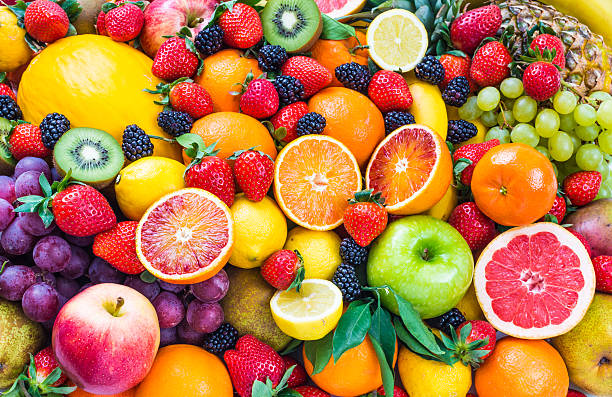
#> input picture Python/OpenCV/sample.jpg, 612 x 397 px
$ jupyter execute CV-DrawShape.ipynb
#> lines starting #> are read from the running program, lines starting #| are printed output that depends on the picture
[cell 1]
import cv2
import numpy as np

[cell 2]
img = cv2.imread('sample.jpg')
#> img is the input picture: shape (397, 612, 3); mean B, G, R 71.9, 123.5, 181.6

[cell 3]
img = np.zeros((512,512,3))

[cell 4]
cv2.rectangle(img,pt1=(100,100),pt2=(300,300),color=(125,120,40),thickness=1)
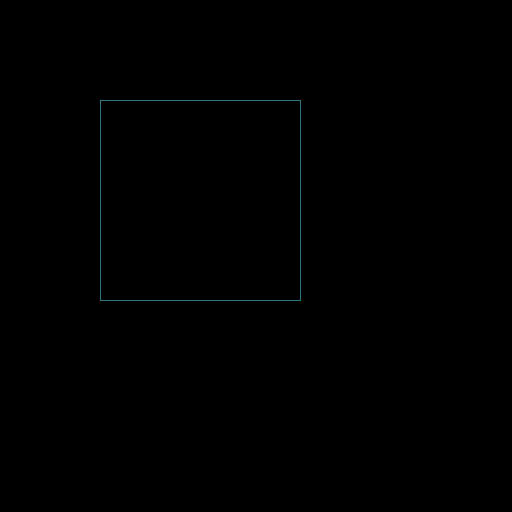
#> img: shape (512, 512, 3) float64; mean B, G, R 0.4, 0.4, 0.1
cv2.line(img,pt1=(150,150),pt2=(300,300),color=(255,0,0))
cv2.putText(img,org=(100,100),fontScale=4,color=(255,255,0),thickness=2,lineType=cv2.LINE_AA,text='Hello',fontFace=cv2.FONT_ITALIC)
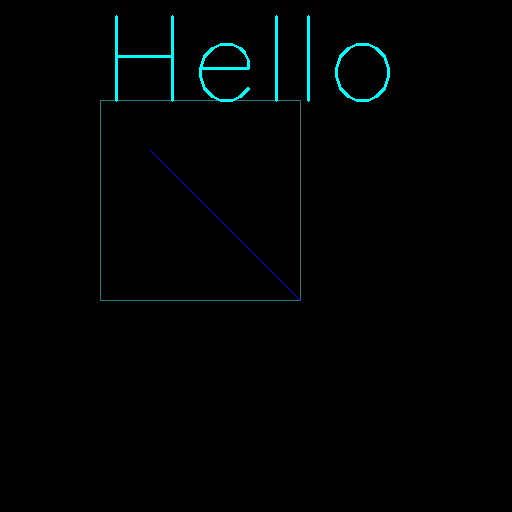
#> img: shape (512, 512, 3) float64; mean B, G, R 2.7, 2.6, 0.1

[cell 5]
cv2.imshow('sample.jpg',img)
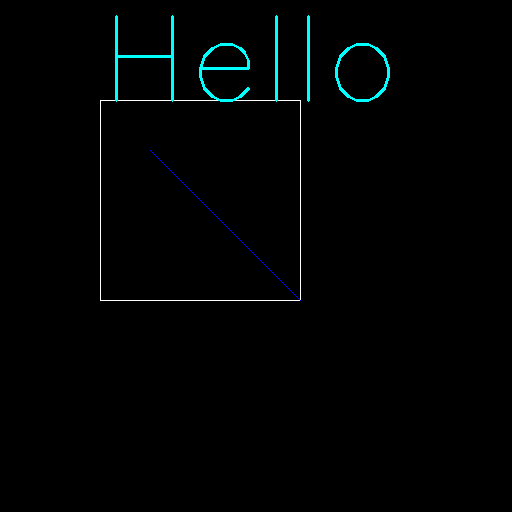
#> window 'sample.jpg': shape (512, 512, 3); mean B, G, R 3.1, 3, 0.8
cv2.waitKey(0)
